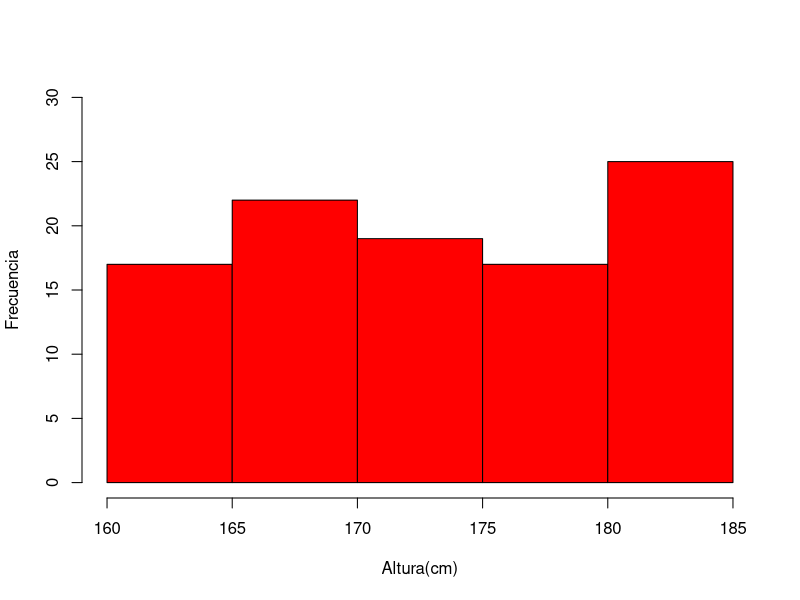
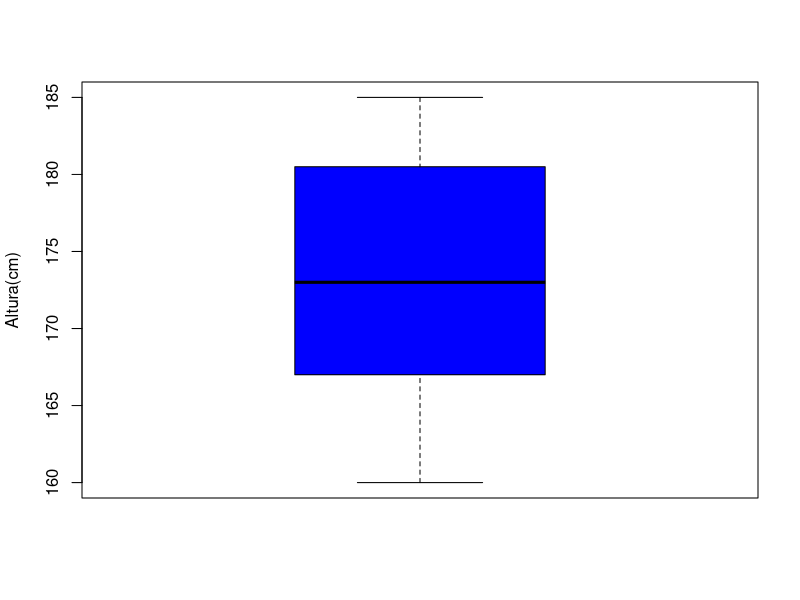

These figures' R source, in order:
23/02/2026
#MAGT


#Ingresar datos en R ---------------------------------------------------------------------------------------

altura <- c(156, 187, 178, 168, 167, 173, 175)

set.seed(123)
altura <- sample(x=160:185, size = 100, replace = TRUE)
mean(altura)
var(altura)

hist(altura,
     col = "Red",
     xlab = "Altura(cm)",
     ylab = "Frecuencia", 
     main = "",
     ylim = c(0,30))

boxplot(altura,
        col = "Blue",
        ylab = "Altura(cm)")


shapiro.test(altura)
